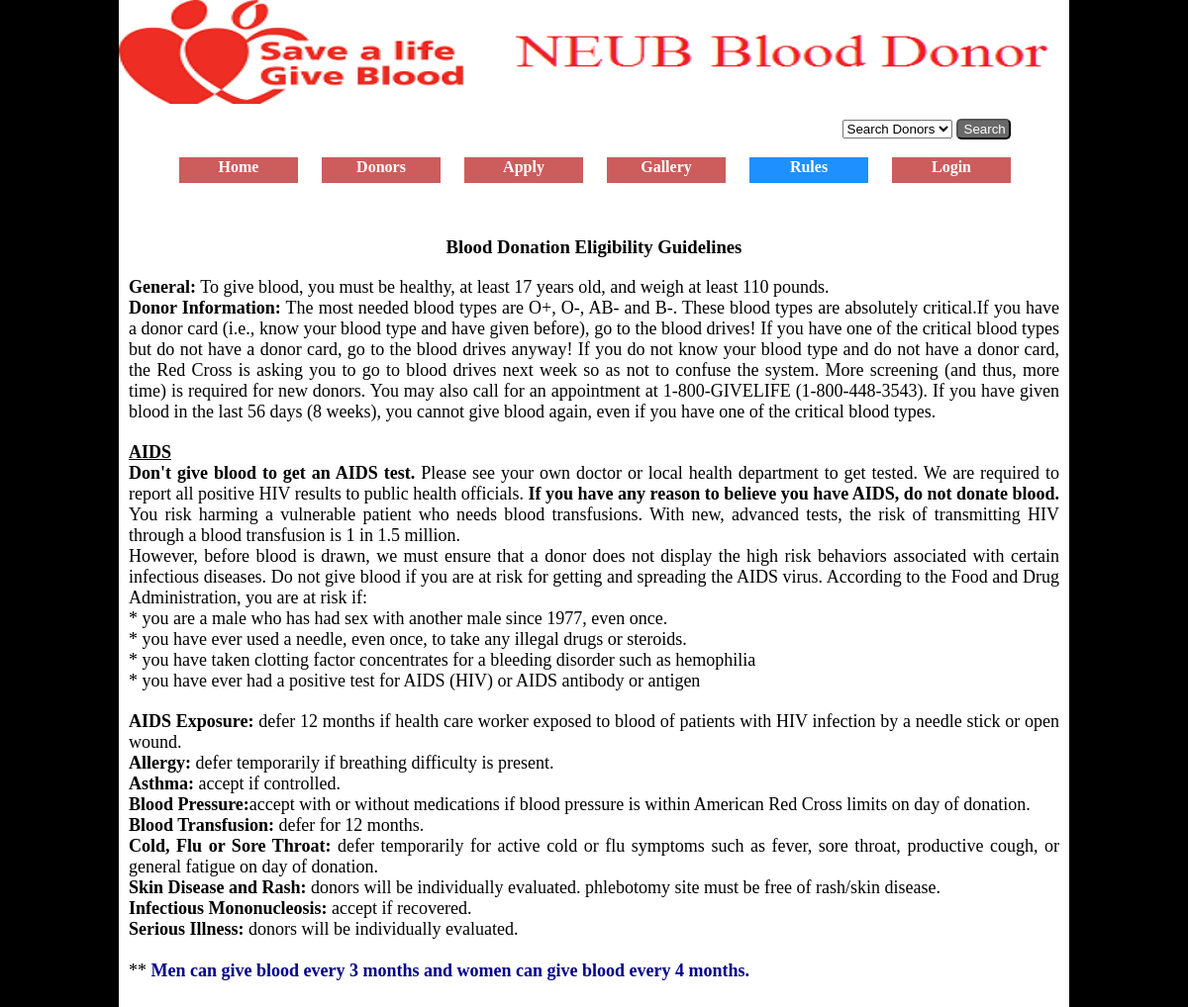
The page /rules.php on the database its author committed.
### tables this page shows
CREATE TABLE IF NOT EXISTS `rules` (
  `id` int(11) NOT NULL AUTO_INCREMENT,
  `rules_and_regulation` text NOT NULL,
  `create_date` varchar(255) NOT NULL,
  PRIMARY KEY (`id`)
);

### rules.php (the view, shortened to what this page needs)
<?php include("include/header.php");?>
	 <a href="index.php"><li>  Home </li> </a>
			  <a href="donor.php"><li>  Donors  </li></a>
			  <a href="apply.php"><li> Apply </li> </a>
			  <a href="gallery.php"><li> Gallery  </li> </a>
			  <a href="rules.php"><li class='active'> Rules  </li> </a>
			  <a href="login.php"><li>  Login   </li></a>
			</ul>
		</div>
	    <div id="body">
	<?php
					$sql = "select * from rules";
					$result=mysql_query($sql);
					while($arr= mysql_fetch_array($result))
					{
						echo '<p style="text-align:justify;margin-bottom:20px; padding: 0px 10px 0px 10px;font-size:18px;">'.$arr['rules_and_regulation'].'</p>';
                    }
	?>
<?php include("include/footer.php");?>

### css/main.css (style rules this page uses)
body { background-color:black; font-family:Times New Roman; margin: 0; }
#navigation ul li { width:120px; height:25px; margin:8px 3px 2px 21px; padding-top:1px; list-style:none; float:left; background: #CD5C5C; color:white; }
#navigation ul li.active { background: #1E90FF; color:white; }
#body { min-height:672px; height:auto; width: 960px; text-align: center; }

### rows shown on the page
rules: rules_and_regulation "Blood Donation Eligibility Guidelines General: To give blood, you must be healthy, at least 17 years old, and weigh at least 110 pounds. Donor Information: The most needed blood types are O+, O-, AB- and B-. These blood types are absolutely critical.If you have a donor card (i.e., know your blood type and have given before), go to the blood drives! If you have one of the critical blood types but do not have a donor card, go to the blood drives anyway! If you do not know your blood type and do not have a donor card, the Red Cross is asking you to go to blood drives next week so as not to confuse the system. More screening (and thus, more time) is required for new donors. You may also call…"
rules: rules_and_regulation "AIDS Don't give blood to get an AIDS test. Please see your own doctor or local health department to get tested. We are required to report all positive HIV results to public health officials. If you have any reason to believe you have AIDS, do not donate blood. You risk harming a vulnerable patient who needs blood transfusions. With new, advanced tests, the risk of transmitting HIV through a blood transfusion is 1 in 1.5 million. However, before blood is drawn, we must ensure that a donor does not display the high risk behaviors associated with certain infectious diseases. Do not give blood if you are at risk for getting and spreading the AIDS virus. According to the Food and Drug…"
rules: rules_and_regulation "AIDS Exposure: defer 12 months if health care worker exposed to blood of patients with HIV infection by a needle stick or open wound. Allergy: defer temporarily if breathing difficulty is present. Asthma: accept if controlled. Blood Pressure: accept with or without medications if blood pressure is within American Red Cross limits on day of donation. Blood Transfusion: defer for 12 months. Cold, Flu or Sore Throat: defer temporarily for active cold or flu symptoms such as fever, sore throat, productive cough, or general fatigue on day of donation. Skin Disease and Rash: donors will be individually evaluated. phlebotomy site must be free of rash/skin disease. Infectious Mononucleosis: accept…"
